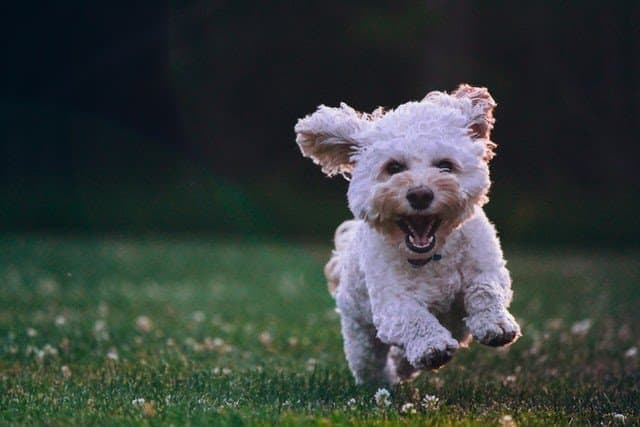
#> input picture annotating_image.jpg, 640 x 427 px
$ python annotating_images.py
#> lines starting #> are read from the running program, lines starting #| are printed output that depends on the picture; after the words box and inside, x2 and y2 are one past the last pixel; in counts of white or black regions, pixels touching at a corner belong together
# Import dependencies
import cv2
# Read Images
img = cv2.imread('annotating_image.jpg')
#> img is the input picture: shape (427, 640, 3); mean B, G, R 59.6, 63.1, 55.2
# Display Image
cv2.imshow('Original Image',img)
cv2.waitKey(0)
# Print error message if image is null
if img is None:
    print('Could not read image')
# Draw line on image
imageLine = img.copy()
#line(image, start_point, end_point, color, thickness)
pointA = (200,80)
pointB = (450,80)
cv2.line(imageLine, pointA, pointB, (255, 255, 0), thickness=3, lineType=cv2.LINE_AA)
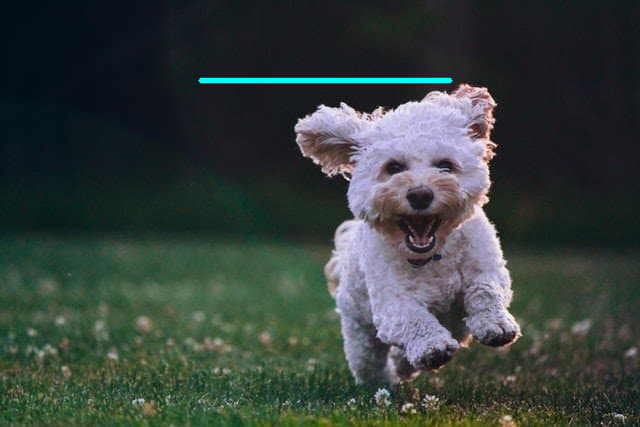
#> imageLine: shape (427, 640, 3); 0.65% of pixels changed, all inside (x1, y1, x2, y2) = (197, 77, 454, 84)
cv2.imshow('Image Line', imageLine)
cv2.waitKey(0)
#draw circle
#circle(image, center_coordinates, radius, color, thickness)
imageCircle = img.copy()
#define circle center
circle_center = (415, 190)
#define radius
radius = 100
#draw a circle
cv2.circle(imageCircle, circle_center, radius, (0,0,255), thickness = 3, lineType = cv2.LINE_AA)
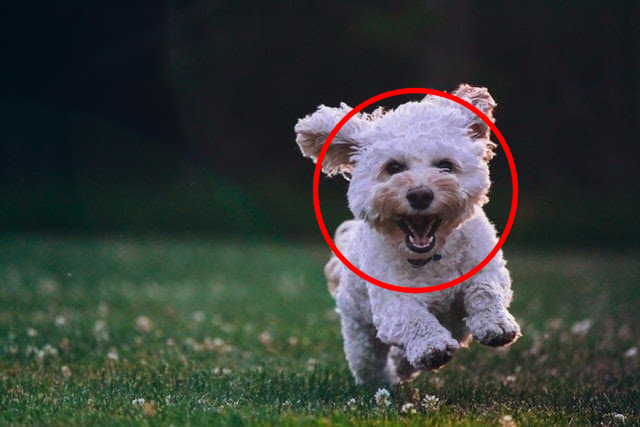
#> imageCircle: shape (427, 640, 3); 1.56% of pixels changed, all inside (x1, y1, x2, y2) = (312, 87, 519, 294)
cv2.imshow("Image Circle", imageCircle)
cv2.waitKey(0)
#draw a filled circle
imageFilledCircle = img.copy()
circle_center = (415,190)
radius = 100
cv2.circle(imageFilledCircle, circle_center, radius, (255, 0,0), thickness = -1, lineType = cv2.LINE_AA)
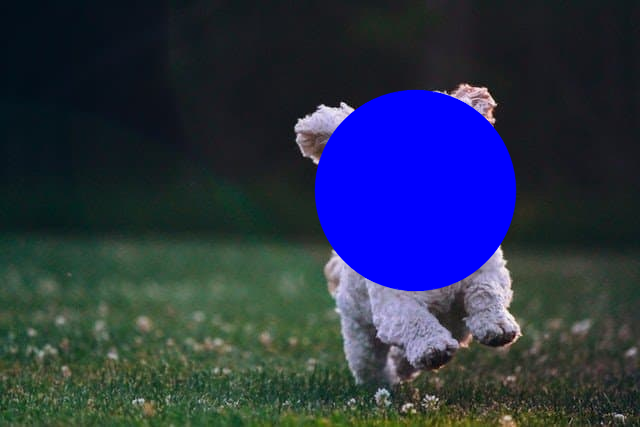
#> imageFilledCircle: shape (427, 640, 3); 11.8% of pixels changed, all inside (x1, y1, x2, y2) = (314, 89, 517, 292)
cv2.imshow("Image with Filled Circle", imageFilledCircle)
cv2.waitKey(0)
